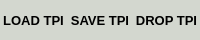
         <widget class="QWidget" name="menu_left_widget" native="true">
          <property name="minimumSize">
           <size>
            <width>0</width>
            <height>40</height>
           </size>
          </property>
          <property name="maximumSize">
           <size>
            <width>16777215</width>
            <height>40</height>
           </size>
          </property>
          <property name="styleSheet">
           <string notr="true">background-color: rgb(211, 215, 207);
border: 0px solid;
border-color: rgb(186, 189, 182);</string>
          </property>
          <layout class="QHBoxLayout" name="menu_left_layout">
           <property name="spacing">
            <number>0</number>
           </property>
           <property name="leftMargin">
            <number>0</number>
           </property>
           <property name="topMargin">
            <number>0</number>
           </property>
           <property name="rightMargin">
            <number>0</number>
           </property>
           <property name="bottomMargin">
            <number>0</number>
           </property>
           <item>
            <widget class="QPushButton" name="load_button">
             <property name="sizePolicy">
              <sizepolicy hsizetype="Minimum" vsizetype="Preferred">
               <horstretch>0</horstretch>
               <verstretch>0</verstretch>
              </sizepolicy>
             </property>
             <property name="font">
              <font>
               <pointsize>10</pointsize>
               <weight>75</weight>
               <bold>true</bold>
              </font>
             </property>
             <property name="cursor">
              <cursorShape>PointingHandCursor</cursorShape>
             </property>
             <property name="toolTip">
              <string>Load the treatment plan from a folder</string>
             </property>
             <property name="styleSheet">
              <string notr="true">color: rgb(0, 0, 0);</string>
             </property>
             <property name="text">
              <string>LOAD TPI</string>
             </property>
             <property name="icon">
              <iconset resource="assets/resources.qrc">
               <normaloff>:/black_icons/icons_black/upload.svg</normaloff>:/black_icons/icons_black/upload.svg</iconset>
             </property>
             <property name="iconSize">
              <size>
               <width>15</width>
               <height>15</height>
              </size>
             </property>
            </widget>
           </item>
           <item>
            <widget class="QPushButton" name="save_button">
             <property name="sizePolicy">
              <sizepolicy hsizetype="Minimum" vsizetype="Preferred">
               <horstretch>0</horstretch>
               <verstretch>0</verstretch>
              </sizepolicy>
             </property>
             <property name="font">
              <font>
               <pointsize>10</pointsize>
               <weight>75</weight>
               <bold>true</bold>
              </font>
             </property>
             <property name="cursor">
              <cursorShape>PointingHandCursor</cursorShape>
             </property>
             <property name="toolTip">
              <string>Save the treatment plan to a folder</string>
             </property>
             <property name="styleSheet">
              <string notr="true">color: rgb(0, 0, 0);</string>
             </property>
             <property name="text">
              <string>SAVE TPI</string>
             </property>
             <property name="icon">
              <iconset resource="assets/resources.qrc">
               <normaloff>:/black_icons/icons_black/save.svg</normaloff>:/black_icons/icons_black/save.svg</iconset>
             </property>
             <property name="iconSize">
              <size>
               <width>15</width>
               <height>15</height>
              </size>
             </property>
            </widget>
           </item>
           <item>
            <widget class="QPushButton" name="drop_button">
             <property name="sizePolicy">
              <sizepolicy hsizetype="Minimum" vsizetype="Preferred">
               <horstretch>0</horstretch>
               <verstretch>0</verstretch>
              </sizepolicy>
             </property>
             <property name="font">
              <font>
               <pointsize>10</pointsize>
               <weight>75</weight>
               <bold>true</bold>
              </font>
             </property>
             <property name="cursor">
              <cursorShape>PointingHandCursor</cursorShape>
             </property>
             <property name="toolTip">
              <string>Remove the current treatment plan</string>
             </property>
             <property name="styleSheet">
              <string notr="true">color: rgb(0, 0, 0);</string>
             </property>
             <property name="text">
              <string>DROP TPI</string>
             </property>
             <property name="icon">
              <iconset resource="assets/resources.qrc">
               <normaloff>:/black_icons/icons_black/trash-2.svg</normaloff>:/black_icons/icons_black/trash-2.svg</iconset>
             </property>
             <property name="iconSize">
              <size>
               <width>15</width>
               <height>15</height>
              </size>
             </property>
            </widget>
           </item>
          </layout>
         </widget>
